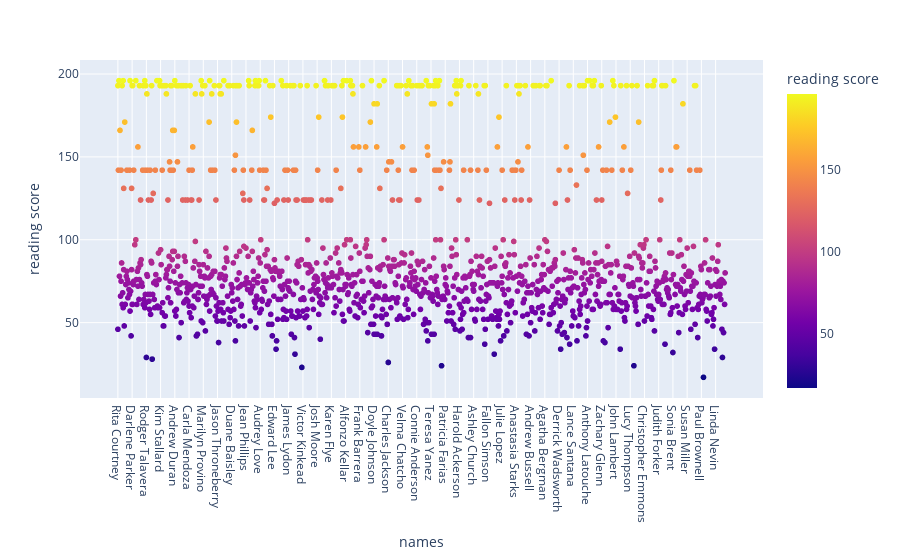

Write notebook code for a chart like this one.
### Markdown cell above
El Rector *Don Caguayo* le comenta que actualmente la Universidad posee un total de **1000** alumnos inscritos. Sin embargo, al revisar su *Excel*, no le cabe en la cabeza que hayan más de **1000** alumnos en la universidad. 

Consternado, el rector cree que se han realizado malas prácticas al inscribir tanto los registros de las notas como las notas como tal y les solicita a ustedes (aka, los expertos) que revisen los datos. 

Para esto, usted debe estar al tanto que las notas están en una escala que van del **0 al 100** (porcentaje de logro) y **no es posible que un alumno haya dado más de una vez el mismo examen**.

Cree una función que le permita revisar si las diferentes variables que componen el dataset son coherentes y si es posible observar anomalías en estas.

> ¿Sera necesario limpiar los datos?, comente esto en la celda ubicada debajo de **justificación**. (agregar si están bien el rango de notas)

**To-Do**

Crear la función que `analisis_exploratorio` que:
- [ ] Imprima un extracto del Dataframe (usar `display` en vez de `print` para los DataFrames).
- [ ] Imprima las dimensiones del DataFrame.
- [ ] Describa los datos numéricos a través de ```.describe()```.
- [ ] Imprima el total de filas repetidas (hint: Buscar el método```duplicated()```.).
- [ ] Imprima la cantidad de valores nulos (`ìsna()`).
- [ ] Imprima la cantidad de valores unicos.

Además, genere visualizaciones (fuera de la función) que:
- [ ] Muestre la distribución de las variables numericas.

Por último, 

- [ ] Justifique si será necesario limpiar los datos y aplique los análisis univariado y/o bivariado vistos en clase.

### Code cell
def analisis_preliminar_datos(df_grades):
    print("Extracto del data frame")
    display(df_grades.head(10))
    print("Dimension del Data Frame")
    print(df_grades.shape)
    print("Breve descripcion estadistica:")
    display(df_grades.describe())
    print("Filas duplicadas")
    print(sum(df_grades.duplicated()))
    b=0
    for i in range(df_grades.shape[1]):
        a=sum(df_grades.isna().iloc[:,i])
        b+=len(df_grades.iloc[:,i].unique())
       
            
    print("Cantidad de datos nulos")
    print(a)
    print("cantidad de datos unicos")
    print(b)
    
    
        
    
    
  
analisis_preliminar_datos(df_grades)

#px.bar(df_grades,x="names",y="math score",color="math score")
px.scatter(df_grades,x="names",y="reading score",color="reading score")
#px.bar(df_grades,x="names",y="writing score",color="writing score")

### Figure 1 — Plotly figure (JSON) as saved in the notebook; plotly's stock layout.template omitted (floating-point values rounded to 4 significant figures; data arrays with more than 128 entries replaced by an {"elided": "..."} marker saying what was removed)
{"data": [{"hovertemplate": "names=%{x}<br>reading score=%{marker.color}<extra></extra>", "legendgroup": "", "marker": {"color": {"elided": "1400 int values"}, "coloraxis": "coloraxis", "symbol": "circle"}, "mode": "markers", "name": "", "showlegend": false, "type": "scattergl", "x": {"elided": "1400 str values"}, "xaxis": "x", "y": {"elided": "1400 int values"}, "yaxis": "y"}], "layout": {"coloraxis": {"colorbar": {"title": {"text": "reading score"}}, "colorscale": [[0, "#0d0887"], [0.1111, "#46039f"], [0.2222, "#7201a8"], [0.3333, "#9c179e"], [0.4444, "#bd3786"], [0.5556, "#d8576b"], [0.6667, "#ed7953"], [0.7778, "#fb9f3a"], [0.8889, "#fdca26"], [1, "#f0f921"]]}, "legend": {"tracegroupgap": 0}, "margin": {"t": 60}, "xaxis": {"anchor": "y", "domain": [0, 1], "title": {"text": "names"}}, "yaxis": {"anchor": "x", "domain": [0, 1], "title": {"text": "reading score"}}}}
